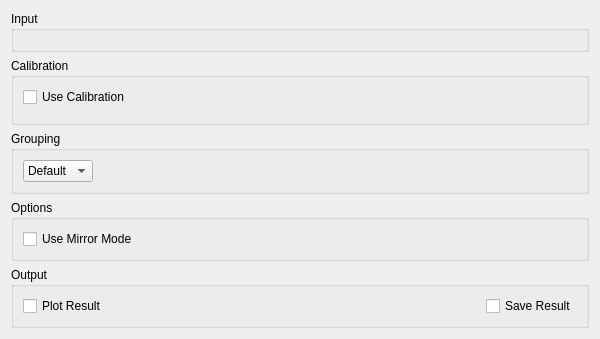
<?xml version="1.0" encoding="UTF-8"?>
<ui version="4.0">
 <class>ILLEnergyTransfer</class>
 <widget class="QWidget" name="ILLEnergyTransfer">
  <property name="geometry">
   <rect>
    <x>0</x>
    <y>0</y>
    <width>600</width>
    <height>330</height>
   </rect>
  </property>
  <property name="minimumSize">
   <size>
    <width>500</width>
    <height>0</height>
   </size>
  </property>
  <property name="windowTitle">
   <string>Form</string>
  </property>
  <layout class="QVBoxLayout" name="loMain">
   <item>
    <widget class="QGroupBox" name="gbInput">
     <property name="title">
      <string>Input</string>
     </property>
     <layout class="QHBoxLayout" name="horizontalLayout_2">
      <item>
       <widget class="MantidQt::MantidWidgets::MWRunFiles" name="rfInput" native="true">
        <property name="label" stdset="0">
         <string>Run File</string>
        </property>
        <property name="multipleFiles" stdset="0">
          <bool>true</bool>
        </property>
       </widget>
      </item>
     </layout>
    </widget>
   </item>
   <item>
    <widget class="QGroupBox" name="gbCalibration">
     <property name="title">
      <string>Calibration</string>
     </property>
     <layout class="QVBoxLayout" name="verticalLayout_2">
      <item>
       <widget class="QCheckBox" name="ckUseCalibration">
        <property name="text">
         <string>Use Calibration</string>
        </property>
       </widget>
      </item>
      <item>
       <widget class="MantidQt::MantidWidgets::DataSelector" name="dsCalibration" native="true">
        <property name="enabled">
         <bool>false</bool>
        </property>
        <property name="autoLoad" stdset="0">
         <bool>true</bool>
        </property>
        <property name="showLoad" stdset="0">
         <bool>false</bool>
        </property>
        <property name="workspaceSuffixes" stdset="0">
         <stringlist>
          <string>_calib</string>
         </stringlist>
        </property>
        <property name="fileBrowserSuffixes" stdset="0">
         <stringlist>
          <string>_calib.nxs</string>
         </stringlist>
        </property>
       </widget>
      </item>
     </layout>
    </widget>
   </item>
   <item>
    <widget class="QGroupBox" name="gbGrouping">
     <property name="title">
      <string>Grouping</string>
     </property>
     <layout class="QHBoxLayout" name="horizontalLayout_3">
      <item>
       <widget class="QComboBox" name="cbGroupingType">
        <item>
         <property name="text">
          <string>Default</string>
         </property>
        </item>
        <item>
         <property name="text">
          <string>File</string>
         </property>
        </item>
       </widget>
      </item>
      <item>
       <widget class="QStackedWidget" name="swGroupingTypes">
        <property name="currentIndex">
         <number>0</number>
        </property>
        <widget class="QWidget" name="pgILLMapDefault"/>
        <widget class="QWidget" name="pgILLMapFile">
         <layout class="QHBoxLayout" name="horizontalLayout_4">
          <property name="topMargin">
           <number>0</number>
          </property>
          <property name="bottomMargin">
           <number>0</number>
          </property>
          <item>
           <widget class="MantidQt::MantidWidgets::MWRunFiles" name="rfMapFile" native="true">
            <property name="label" stdset="0">
             <string></string>
            </property>
            <property name="fileExtensions" stdset="0">
             <stringlist>
              <string>.xml</string>
             </stringlist>
            </property>
           </widget>
          </item>
         </layout>
        </widget>
       </widget>
      </item>
     </layout>
    </widget>
   </item>
   <item>
    <widget class="QGroupBox" name="gbOptions">
     <property name="title">
      <string>Options</string>
     </property>
     <layout class="QVBoxLayout" name="verticalLayout">
      <item>
       <widget class="QCheckBox" name="ckMirrorMode">
        <property name="text">
         <string>Use Mirror Mode</string>
        </property>
       </widget>
      </item>
     </layout>
    </widget>
   </item>
   <item>
    <spacer name="verticalSpacer">
     <property name="orientation">
      <enum>Qt::Vertical</enum>
     </property>
     <property name="sizeHint" stdset="0">
      <size>
       <width>20</width>
       <height>0</height>
      </size>
     </property>
    </spacer>
   </item>
   <item>
    <widget class="QGroupBox" name="gbOutput">
     <property name="title">
      <string>Output</string>
     </property>
     <layout class="QHBoxLayout" name="horizontalLayout">
      <item>
       <widget class="QCheckBox" name="ckPlot">
        <property name="text">
         <string>Plot Result</string>
        </property>
       </widget>
      </item>
      <item>
       <spacer name="horizontalSpacer">
        <property name="orientation">
         <enum>Qt::Horizontal</enum>
        </property>
        <property name="sizeHint" stdset="0">
         <size>
          <width>40</width>
          <height>20</height>
         </size>
        </property>
       </spacer>
      </item>
      <item>
       <widget class="QCheckBox" name="ckSave">
        <property name="text">
         <string>Save Result</string>
        </property>
       </widget>
      </item>
     </layout>
    </widget>
   </item>
  </layout>
 </widget>
 <customwidgets>
  <customwidget>
   <class>MantidQt::MantidWidgets::MWRunFiles</class>
   <extends>QWidget</extends>
   <header>MantidQtMantidWidgets/MWRunFiles.h</header>
   <container>1</container>
  </customwidget>
  <customwidget>
   <class>MantidQt::MantidWidgets::DataSelector</class>
   <extends>QWidget</extends>
   <header>MantidQtMantidWidgets/DataSelector.h</header>
   <container>1</container>
  </customwidget>
 </customwidgets>
 <tabstops>
  <tabstop>ckUseCalibration</tabstop>
  <tabstop>cbGroupingType</tabstop>
  <tabstop>ckMirrorMode</tabstop>
  <tabstop>ckPlot</tabstop>
  <tabstop>ckSave</tabstop>
 </tabstops>
 <resources/>
 <connections>
  <connection>
   <sender>cbGroupingType</sender>
   <signal>currentIndexChanged(int)</signal>
   <receiver>swGroupingTypes</receiver>
   <slot>setCurrentIndex(int)</slot>
   <hints>
    <hint type="sourcelabel">
     <x>80</x>
     <y>230</y>
    </hint>
    <hint type="destinationlabel">
     <x>343</x>
     <y>161</y>
    </hint>
   </hints>
  </connection>
  <connection>
   <sender>ckUseCalibration</sender>
   <signal>toggled(bool)</signal>
   <receiver>dsCalibration</receiver>
   <slot>setEnabled(bool)</slot>
   <hints>
    <hint type="sourcelabel">
     <x>65</x>
     <y>88</y>
    </hint>
    <hint type="destinationlabel">
     <x>87</x>
     <y>111</y>
    </hint>
   </hints>
  </connection>
 </connections>
</ui>
